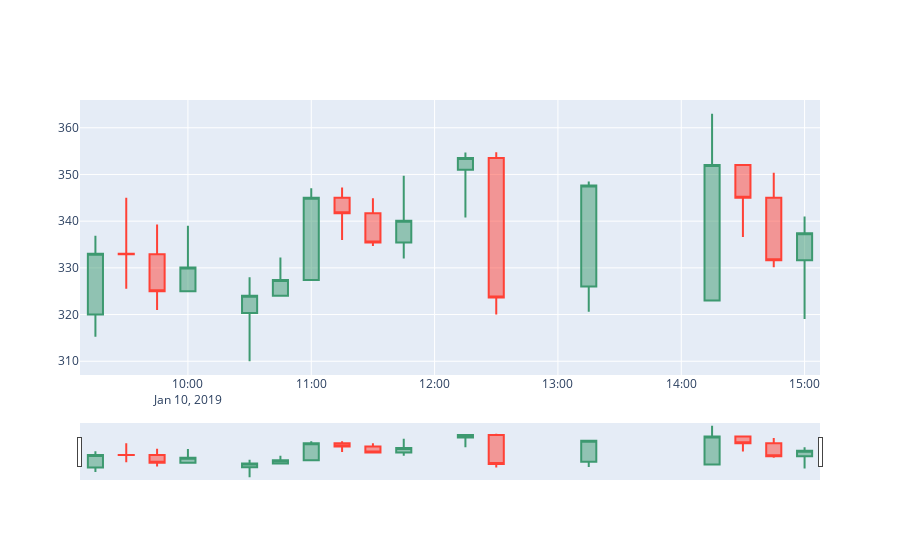

Notebook code cell kept with this figure:
### Code cell
fig = go.Figure(data=[go.Candlestick(x=data['datetime'],
                open=data['open'],
                high=data['high'],
                low=data['low'],
                close=data['close'])])
# fig.update_layout(yaxis = list(fixedrange = False))
fig.show()

### Figure 1 — Plotly figure (JSON) as saved in the notebook; plotly's stock layout.template omitted (floating-point values rounded to 4 significant figures)
{"data": [{"close": [333, 332.9, 325, 330.1, 324, 327.4, 345, 341.7, 335.4, 340.1, 353.5, 323.6, 347.6, 352.1, 345, 331.6, 337.4], "high": [336.9, 345, 339.3, 339, 328, 332.2, 347.1, 347.2, 344.9, 349.8, 354.7, 354.8, 348.5, 363, 352.1, 350.4, 341], "low": [315.2, 325.5, 321, 325, 310, 324, 327.4, 335.9, 334.7, 332, 340.8, 320, 320.6, 323, 336.6, 330.1, 319.1], "open": [320, 333, 332.9, 325, 320.4, 324, 327.4, 345, 341.7, 335.4, 351, 353.5, 326, 323, 352.1, 345, 331.6], "type": "candlestick", "x": ["2019-01-10T09:15:00", "2019-01-10T09:30:00", "2019-01-10T09:45:00", "2019-01-10T10:00:00", "2019-01-10T10:30:00", "2019-01-10T10:45:00", "2019-01-10T11:00:00", "2019-01-10T11:15:00", "2019-01-10T11:30:00", "2019-01-10T11:45:00", "2019-01-10T12:15:00", "2019-01-10T12:30:00", "2019-01-10T13:15:00", "2019-01-10T14:15:00", "2019-01-10T14:30:00", "2019-01-10T14:45:00", "2019-01-10T15:00:00"]}], "layout": {}}
